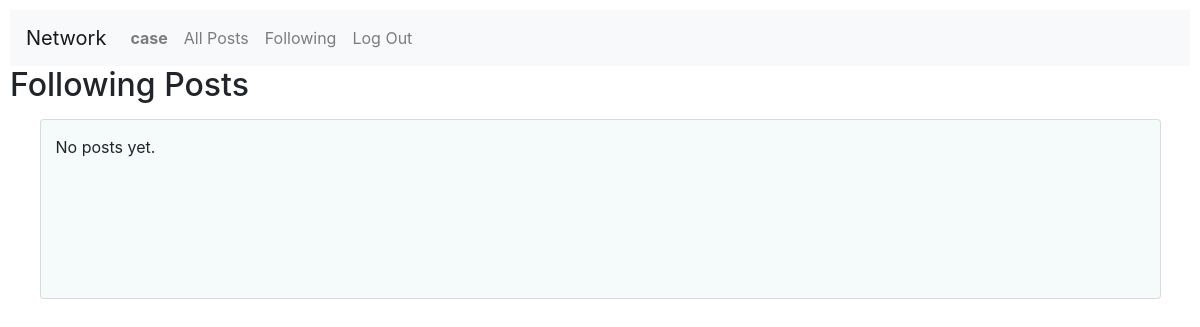
The page /following?page=2 (signed in) on the database as committed earlier.
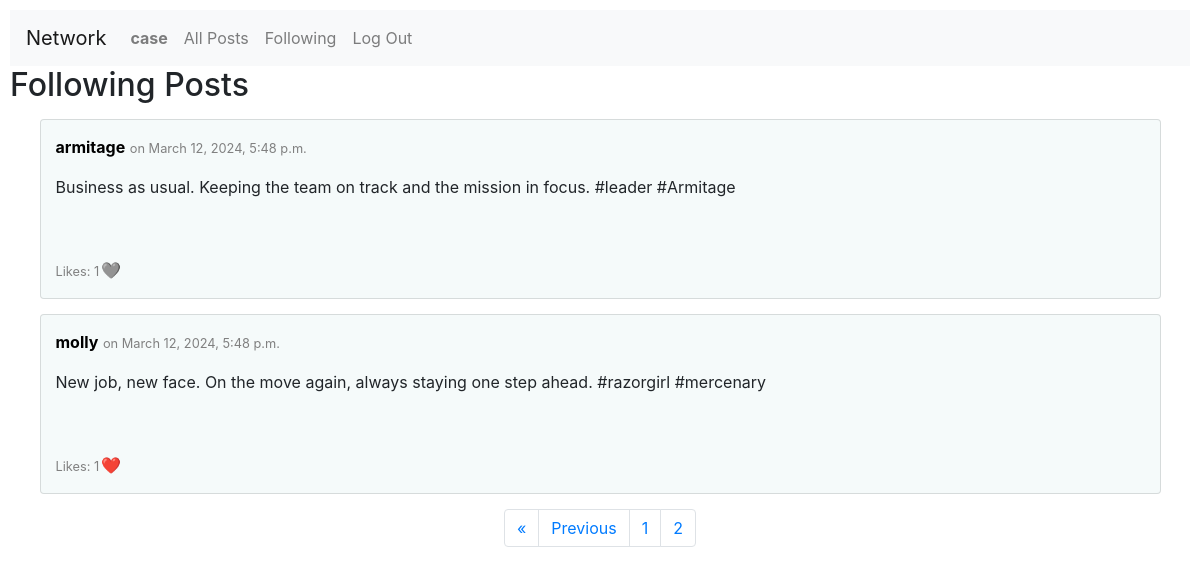
The same page on the database as committed later.
### network/models.py (models this page shows, shortened)
class Post(models.Model):
    user = models.ForeignKey(User, on_delete=models.CASCADE, related_name="posts")
    date = models.DateTimeField(auto_now_add=True)
    content = models.TextField()
    def likers(self):
        return User.objects.filter(likers__post=self)

class User(AbstractUser):
    pass

### network/views.py (the view)
# urls.py: path("following", views.following, name="following"),
@login_required
def following(request):
    try:
        followed_users = User.objects.filter(followers__follower=request.user)
    except:
        followed_users = None
    try:
        posts = Post.objects.all().filter(user__in=followed_users).order_by('-date')
        post_paginator = Paginator(posts, 10)
        page_num = request.GET.get('page')
        page = post_paginator.get_page(page_num)
        iterator = range(1,page.paginator.num_pages+1)
        max_page = max(iterator)
    except:
        page = None
    return render(request, "network/following.html", {
        "page": page,
        "iterator": iterator,
        "max_page": max_page
    })

### network/templates/network/following.html (shortened to what this page needs)
{% extends "network/layout.html" %}
{% block body %}
    <h2>Following Posts</h2>
    {% for post in page.object_list %}
        <div class="card">
            <p><b><a href="{% url 'profile' post.user.username %}" style="color: black;">{{ post.user }}</a></b> <small>on {{ post.date }}</small></p>
            <p>{{ post.content }}</p>
            <div id="{{ post.id }}">
                <p class="likes"><small>Likes: {{ post.likes.count }}</small></p>
            </div>
            {% if user.is_authenticated %}
                {% if user in post.likers  %}
                    <p class="like-button" onclick="update_likes('{{post.id}}', this)">❤️</p>
                {% else %}
                    <p class="like-button" onclick="update_likes('{{post.id}}', this)">🩶</p>
                {% endif %}
            {% endif %}
        </div>
    {% empty %}
        <div class="card">
            No posts yet.
        </div>
    {% endfor %}
    <nav class="pagination-menu">
        <ul class="pagination">
            {% if page.has_previous %}
                <li class="page-item"><a class="page-link" href="?page=1">&laquo;</a></li>
                <li class="page-item"><a class="page-link" href="?page={{ page.previous_page_number }}">Previous</a></li>
            {% endif %}
            {% if max_page > 1 %}
                {% for n in iterator %}
                    <li class="page-item"><a class="page-link" href="?page={{ n }}">{{ n }}</a></li>
                {% endfor %}
            {% endif %}
        </ul>
    </nav>
{% endblock %}

Rows that differ between the two databases and show on the page:
added Post: user "armitage", date "March 12, 2024, 5:48 p.m.", content "Business as usual. Keeping the team on track and the mission in focus. #leader #Armitage", likes.count "1"
added Post: user "molly", date "March 12, 2024, 5:48 p.m.", content "New job, new face. On the move again, always staying one step ahead. #razorgirl #mercenary", likes.count "1"
Other text that changed with them:
text no longer shown: "No posts yet."
text now shown: "« Previous"
new list line: "1"
new list line: "2"
